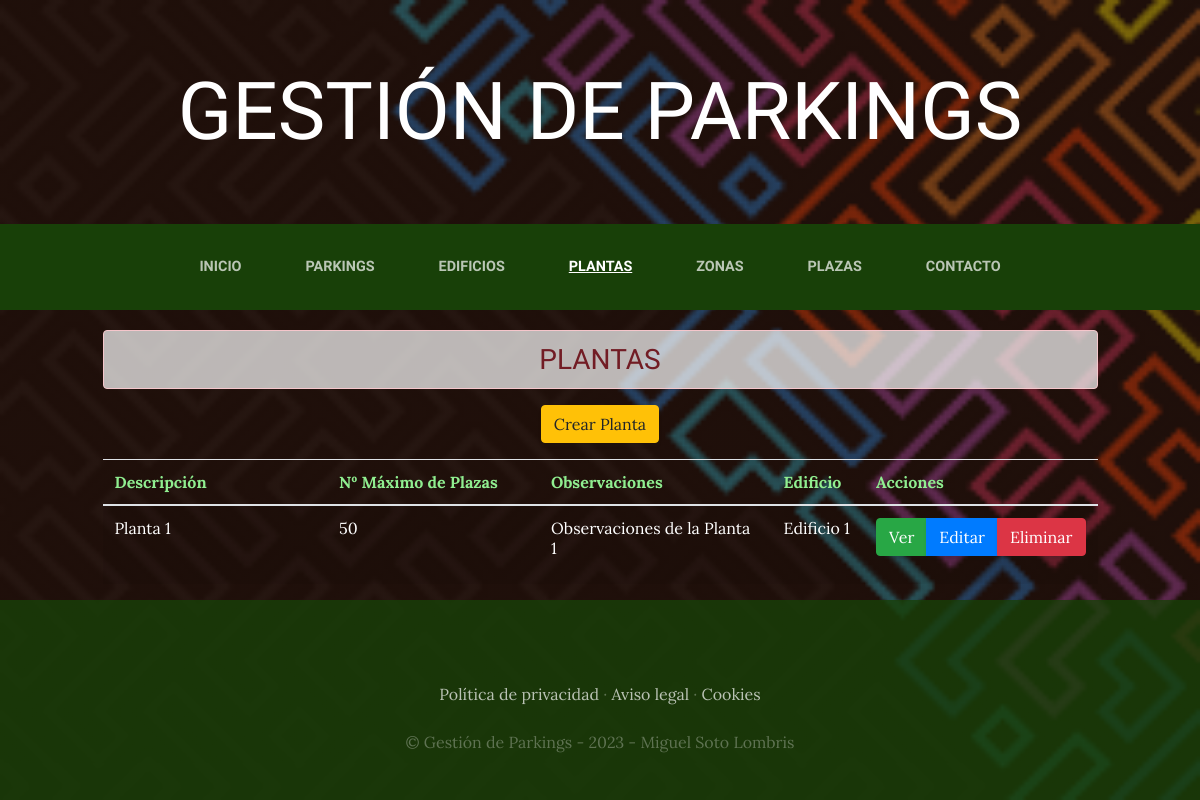
Before: /plantas/ with the older database file.
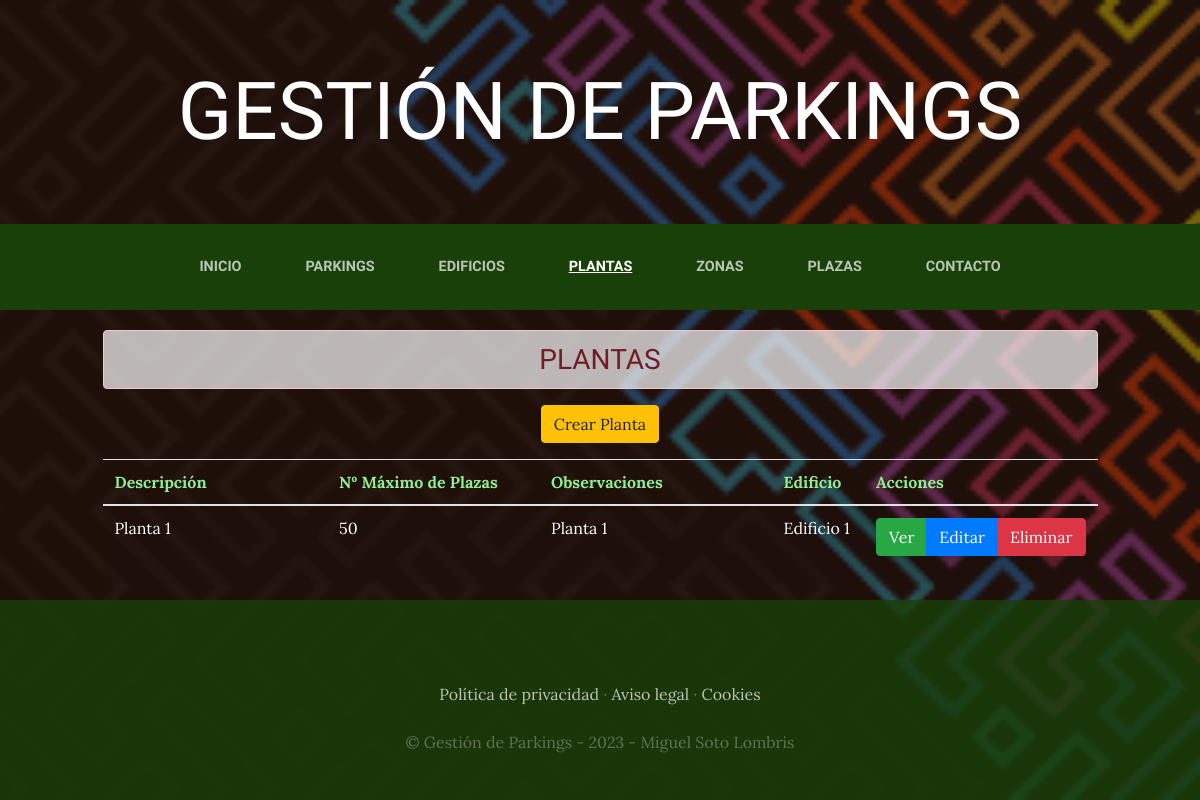
After: the same page with the newer database file.
### plantas/models.py (models this page shows, shortened)
class Planta(models.Model):
    descripcion=models.CharField(max_length=50)
    max_plazas=models.IntegerField(blank=False, default=0)
    observaciones=models.TextField(max_length=300, null=True, blank=True)
    created=models.DateTimeField(auto_now_add=True)
    updated=models.DateTimeField(auto_now_add=True)
    id_edificio=models.ForeignKey(Edificio, on_delete=models.CASCADE)
    class Meta:
        verbose_name='planta'
        verbose_name_plural='plantas'

### edificios/models.py (models this page shows)
class Edificio(models.Model):
    descripcion=models.CharField(max_length=50)
    observaciones=models.TextField(max_length=300, null=True, blank=True)
    created=models.DateTimeField(auto_now_add=True)
    updated=models.DateTimeField(auto_now_add=True)
    id_parking=models.ForeignKey(Parking, on_delete=models.CASCADE)
    class Meta:
        verbose_name='edificio'
        verbose_name_plural='edificios'
    def __str__(self):
        return self.descripcion

### plantas/views.py (the view)
# urls.py: path('', PlantaListado.as_view(template_name = "plantas/index_planta.html"), name='ListarPlanta'),
class PlantaListado(ListView):
    model = Planta # Llamo a la clase 'Planta' que se encuentra en el archivo 'models.py'

### plantas/templates/plantas/index_planta.html (shortened to what this page needs)
{% extends "ParkingLotApp/base.html" %}
{% load static %}
{% block content %}
<div calss="container" style="padding-top: 10px;">
  <div class="row">
    <div class="col-lg-1">&nbsp;</div>
    <div class="col-lg-10 text-center text-uppercase"><h3 class="alert alert-danger text-center" style="background-color: rgba(255,255,255, 0.7); margin-top:10px;">Plantas</h3></div>
    <div class="col-lg-1">&nbsp;</div>
  </div>
  <div class="row">
    <div class="col-lg-1">&nbsp;</div>
    <div class="col-lg-10">
      <div class="btn_crear mb-3 text-center" style="margin:auto;">
          <a href="CrearPlanta" type="button" class="btn btn-warning">Crear Planta</a>
      </div>
      <table class="table table-striped table-hover">
          <thead>
              <tr style="color:lightgreen;">
                  <th width="30%">Descripción</th>
                  <th width="30%">Nº Máximo de Plazas</th>
                  <th width="30%">Observaciones</th>
                  <th width="30%">Edificio</th>
                  <th>Acciones</th>
              </tr>
          </thead>
          <tbody>
              {% for planta in object_list %}
                <tr style="color:white;">
                  <td>{{ planta.descripcion }}</td>
                  <td>{{ planta.max_plazas }}</td>
                  <td>{{ planta.observaciones }}</td>
                  <td>{{ planta.id_edificio }}</td>
                  <td>
                    <form method="POST" action="ElminarPlanta/{{planta.id}}">
                      <div class="btn-group">
                        <a href="DetallePlanta/{{planta.id}}" title="Ver" type="button" class="btn btn-success">Ver </a>
                        <a href="ActualizarPlanta/{{planta.id}}" title="Editar" type="button" class="btn btn-primary">Editar </a>
                        <button class="btn btn-danger" onclick="return eliminar();" type="submit">
                          Eliminar
                        </button>
                      </div>
                    </form>
                  </td>
                </tr>
              {% endfor %}
              </tbody>
      </table>
    </div>
    <div class="col-lg-1">&nbsp;</div>
  </div>
</div>
{% endblock %}

Changed rows visible on the page:
changed Planta "Planta 1": observaciones "Observaciones de la Planta 1" → "Planta 1"
